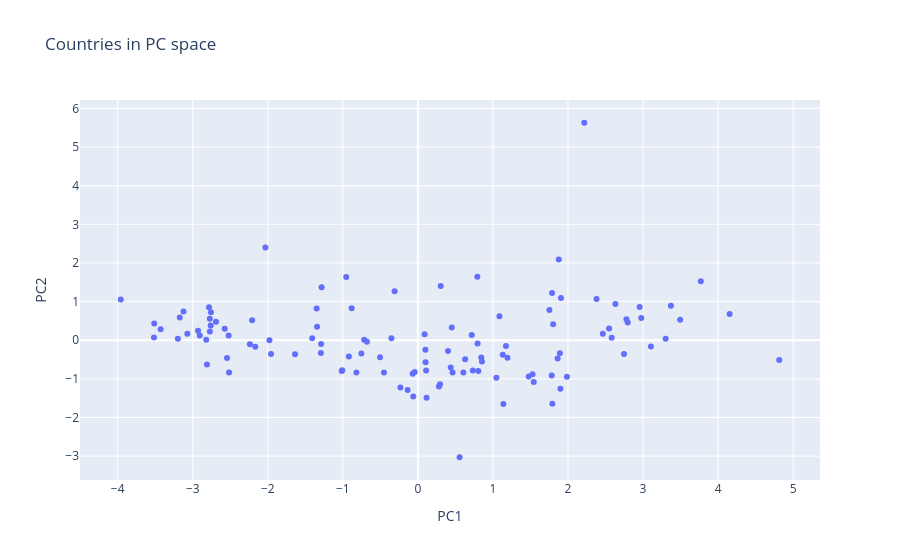

Source (notebook cell):
### Code cell
# Perform PCA
pca = PCA(n_components=0.95)
final_pca = pca.fit_transform(final_table[nu_cols])

var_ratio = pca.explained_variance_ratio_
pc1_var = var_ratio[0] * 100
pc2_var = var_ratio[1] * 100
first_2 = pc1_var + pc2_var
pca_df = pd.DataFrame(
    final_pca[:, :2],
    columns=[f"PC1 ({pc1_var:.1f}% var)", f"PC2 ({pc2_var:.1f}% var)"]
)
pca_df = pd.DataFrame(final_pca[:, :2], columns=["PC1", "PC2"])
pca_df["Countries"] = final_table["Countries"].astype(str)
pca_df = pca_df[["Countries", "PC1", "PC2"]]

print(
    f"The first two principal components retains {first_2:.2f}% of the variability in data")
draw_scatter(pca_df, "Countries in PC space")

### Figure 1 — Plotly figure (JSON) as saved in the notebook; plotly's stock layout.template omitted (floating-point values rounded to 4 significant figures)
{"data": [{"hovertemplate": "<b>%{hovertext}</b><br><br>PC1=%{x}<br>PC2=%{y}<extra></extra>", "hovertext": ["Angola", "Albania", "United Arab Emirates", "Argentina", "Armenia", "Australia", "Austria", "Azerbaijan", "Belgium", "Burkina Faso", "Bangladesh", "Bulgaria", "Bahrain", "Bosnia and Herzegovina", "Belarus", "Bolivia", "Brazil", "Botswana", "Canada", "Switzerland", "Chile", "China", "Cameroon", "Colombia", "Costa Rica", "Cyprus", "Czechia", "Germany", "Denmark", "Dominican Republic", "Algeria", "Ecuador", "Spain", "Estonia", "Ethiopia", "Finland", "France", "Gabon", "United Kingdom", "Georgia", "Ghana", "Greece", "Guatemala", "Croatia", "Hungary", "Indonesia", "India", "Ireland", "Iraq", "Iceland", "Israel", "Italy", "Jamaica", "Jordan", "Japan", "Kazakhstan", "Kenya", "Cambodia", "Kuwait", "Sri Lanka", "Lithuania", "Luxembourg", "Latvia", "Morocco", "Moldova", "Madagascar", "Mexico", "North Macedonia", "Mali", "Malta", "Myanmar", "Mozambique", "Mauritius", "Malawi", "Malaysia", "Namibia", "Niger", "Nigeria", "Netherlands", "Norway", "New Zealand", "Oman", "Pakistan", "Peru", "Philippines", "Poland", "Portugal", "Paraguay", "Qatar", "Romania", "Rwanda", "Saudi Arabia", "Sudan", "Senegal", "Singapore", "Serbia", "Slovenia", "Sweden", "Chad", "Thailand", "Tajikistan", "Turkmenistan", "Trinidad and Tobago", "Tunisia", "Tanzania", "Uganda", "Ukraine", "Uruguay", "United States", "Uzbekistan", "South Africa", "Zambia", "Zimbabwe"], "legendgroup": "", "marker": {"color": "#636efa", "symbol": "circle"}, "mode": "markers", "name": "", "orientation": "v", "showlegend": false, "type": "scatter", "x": [2.779, -0.06088, -1.349, -0.8827, 0.606, -3.173, -2.757, 0.8049, -2.772, 3.302, 1.132, -0.0428, -1.29, 0.4621, 0.2808, 1.788, 0.1027, 1.877, -2.783, -3.513, -1.293, -0.233, 3.371, 0.451, -0.4518, -1.957, -1.409, -2.773, -2.811, -0.07009, 0.1, -0.3101, -2.544, -1.343, 1.985, -2.761, -2.821, 1.802, -2.575, 0.556, 1.862, -1.637, 1.174, -0.8193, -0.7165, 1.528, 1.899, -3.427, 0.7927, -3.123, -2.209, -2.522, 1.087, 0.7952, -2.907, 0.7318, 1.892, 1.784, -0.9547, 0.1158, -0.9195, -3.959, -0.6791, 0.8449, 1.194, 2.977, 0.08999, 0.4377, 4.154, -2.516, 1.906, 2.632, -0.1364, 2.381, 0.1101, 2.464, 4.815, 3.495, -2.93, -3.517, -2.691, 0.3042, 2.547, 0.402, 1.544, -1.015, -1.978, 0.8538, -2.032, -0.3523, 1.792, -1.283, 2.217, 2.747, -3.198, 0.2953, -2.167, -3.072, 3.77, -0.7527, 1.139, 1.046, -0.5042, 0.7179, 2.582, 3.105, 0.6293, -1.008, -2.238, 1.477, 1.753, 2.797, 2.955], "xaxis": "x", "y": [0.5432, -1.457, 0.8215, 0.8247, -0.8336, 0.5884, 0.7222, -0.7987, 0.2252, 0.03966, -0.3752, -0.8198, -0.09448, -0.8364, -1.199, 1.221, -0.571, 2.087, 0.8512, 0.4343, -0.3312, -1.223, 0.8924, 0.3282, -0.8375, -0.3573, 0.05262, 0.5539, -0.6261, -0.8645, -0.2435, 1.27, -0.4606, 0.3498, -0.9474, 0.3833, 0.01264, 0.4109, 0.2957, -3.029, -0.4717, -0.3621, -0.1482, -0.8341, 0.01308, -0.8812, -1.257, 0.2852, 1.64, 0.742, 0.5142, 0.1217, 0.6189, -0.08554, 0.1224, -0.7856, -0.337, -0.9116, 1.636, -1.487, -0.422, 1.054, -0.03987, -0.446, -0.4536, 0.5736, 0.1532, -0.7069, 0.682, -0.8353, 1.096, 0.9382, -1.29, 1.07, -0.7851, 0.1654, -0.5099, 0.5272, 0.248, 0.0727, 0.481, 1.403, 0.3034, -0.2806, -1.078, -0.7931, -0.00259, -0.5528, 2.398, 0.04991, -1.645, 1.368, 5.629, -0.3552, 0.03851, -1.142, -0.1701, 0.1661, 1.527, -0.345, -1.651, -0.9725, -0.4403, 0.1385, 0.06721, -0.1611, -0.49, -0.7778, -0.1071, -0.9396, 0.7852, 0.4606, 0.8591], "yaxis": "y"}], "layout": {"legend": {"tracegroupgap": 0}, "title": {"text": "Countries in PC space"}, "xaxis": {"anchor": "y", "domain": [0, 1], "title": {"text": "PC1"}}, "yaxis": {"anchor": "x", "domain": [0, 1], "title": {"text": "PC2"}}}}
